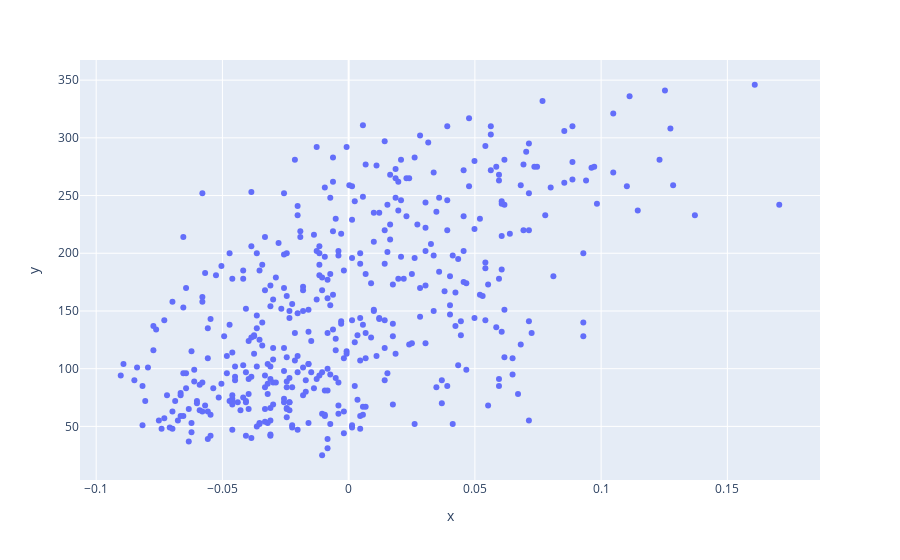

The cell this chart's notebook holds for it:
### Markdown cell above
* Visualize your data using `plotly`.

### Code cell
fig = px.scatter(x=diabetes_X, y=y)
fig.show()

### Figure 1 — Plotly figure (JSON) as saved in the notebook; plotly's stock layout.template omitted (floating-point values rounded to 4 significant figures; data arrays with more than 128 entries replaced by an {"elided": "..."} marker saying what was removed)
{"data": [{"hovertemplate": "x=%{x}<br>y=%{y}<extra></extra>", "legendgroup": "", "marker": {"color": "#636efa", "symbol": "circle"}, "mode": "markers", "name": "", "orientation": "v", "showlegend": false, "type": "scatter", "x": {"elided": "442 float values"}, "xaxis": "x", "y": {"elided": "442 int values"}, "yaxis": "y"}], "layout": {"legend": {"tracegroupgap": 0}, "margin": {"t": 60}, "xaxis": {"anchor": "y", "domain": [0, 1], "title": {"text": "x"}}, "yaxis": {"anchor": "x", "domain": [0, 1], "title": {"text": "y"}}}}
